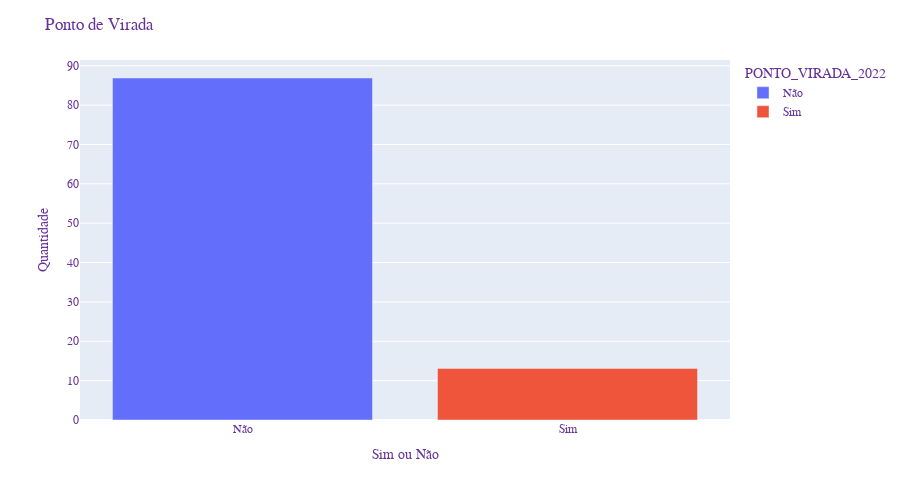

Notebook source saved alongside this figure:
### Code cell
fig_1 = px.bar(df_virada, x =df_virada["PONTO_VIRADA_2022"],y = df_virada["%"],color="PONTO_VIRADA_2022", height=500)

fig_1.update_layout(
    title="Ponto de Virada ",
    xaxis_title="Sim ou Não ",
    yaxis_title="Quantidade ",
    font=dict(
        family="Courier New, monospace",
        size=12,
        color="RebeccaPurple"))
fig_1.show()

### Figure 1 — Plotly figure (JSON) as saved in the notebook; plotly's stock layout.template omitted (floating-point values rounded to 4 significant figures)
{"data": [{"alignmentgroup": "True", "hovertemplate": "PONTO_VIRADA_2022=%{x}<br>%=%{y}<extra></extra>", "legendgroup": "Não", "marker": {"color": "#636efa", "pattern": {"shape": ""}}, "name": "Não", "offsetgroup": "Não", "orientation": "v", "showlegend": true, "textposition": "auto", "type": "bar", "x": ["Não"], "xaxis": "x", "y": [86.89], "yaxis": "y"}, {"alignmentgroup": "True", "hovertemplate": "PONTO_VIRADA_2022=%{x}<br>%=%{y}<extra></extra>", "legendgroup": "Sim", "marker": {"color": "#EF553B", "pattern": {"shape": ""}}, "name": "Sim", "offsetgroup": "Sim", "orientation": "v", "showlegend": true, "textposition": "auto", "type": "bar", "x": ["Sim"], "xaxis": "x", "y": [13.11], "yaxis": "y"}], "layout": {"barmode": "relative", "font": {"color": "RebeccaPurple", "family": "Courier New, monospace", "size": 12}, "height": 500, "legend": {"title": {"text": "PONTO_VIRADA_2022"}, "tracegroupgap": 0}, "margin": {"t": 60}, "title": {"text": "Ponto de Virada "}, "xaxis": {"anchor": "y", "categoryarray": ["Não", "Sim"], "categoryorder": "array", "domain": [0, 1], "title": {"text": "Sim ou Não "}}, "yaxis": {"anchor": "x", "domain": [0, 1], "title": {"text": "Quantidade "}}}}
